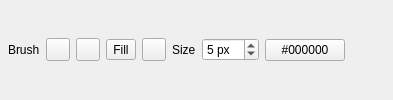
      <widget class="QWidget" name="pageOptionsBrush"><layout class="QHBoxLayout" name="layoutOptionsBrush"><property name="leftMargin"><number>8</number></property><property name="topMargin"><number>4</number></property><property name="rightMargin"><number>8</number></property><property name="bottomMargin"><number>4</number></property><item><widget class="QLabel" name="labelOptionsBrush"><property name="text"><string>Brush</string></property></widget></item><item><widget class="QToolButton" name="optionsBrush"/></item><item><widget class="QToolButton" name="optionsEraser"/></item><item><widget class="QToolButton" name="optionsFill"><property name="text"><string>Fill</string></property><property name="toolButtonStyle"><enum>Qt::ToolButtonTextOnly</enum></property></widget></item><item><widget class="QToolButton" name="optionsEyedropper"/></item><item><widget class="QLabel" name="labelOptionsBrushSize"><property name="text"><string>Size</string></property></widget></item><item><widget class="QSpinBox" name="spinOptionsBrushSize"><property name="minimum"><number>1</number></property><property name="maximum"><number>50</number></property><property name="value"><number>5</number></property><property name="suffix"><string> px</string></property></widget></item><item><widget class="QPushButton" name="buttonOptionsBrushColor"><property name="text"><string>#000000</string></property></widget></item><item><spacer name="spacerOptionsBrush"><property name="orientation"><enum>Qt::Horizontal</enum></property><property name="sizeHint" stdset="0"><size><width>40</width><height>20</height></size></property></spacer></item></layout></widget>
